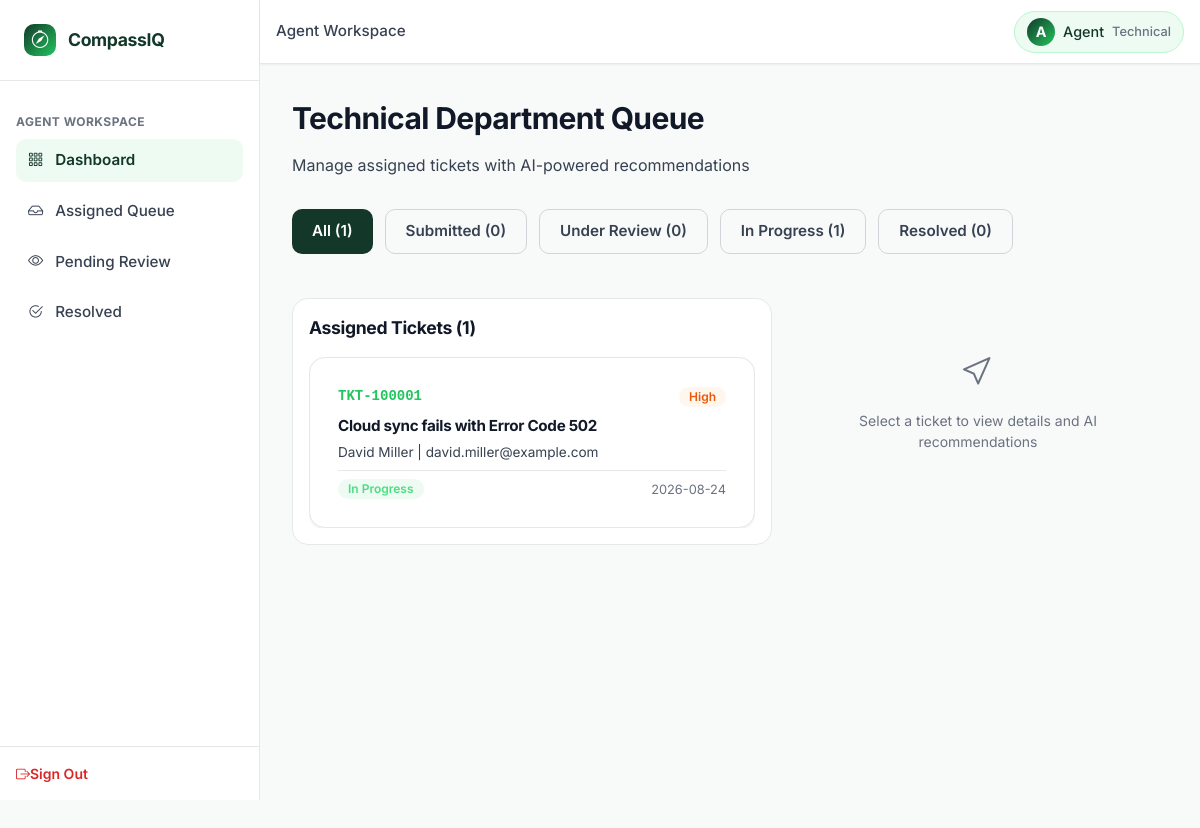
The app's page /agent/dashboard (signed in), older data.
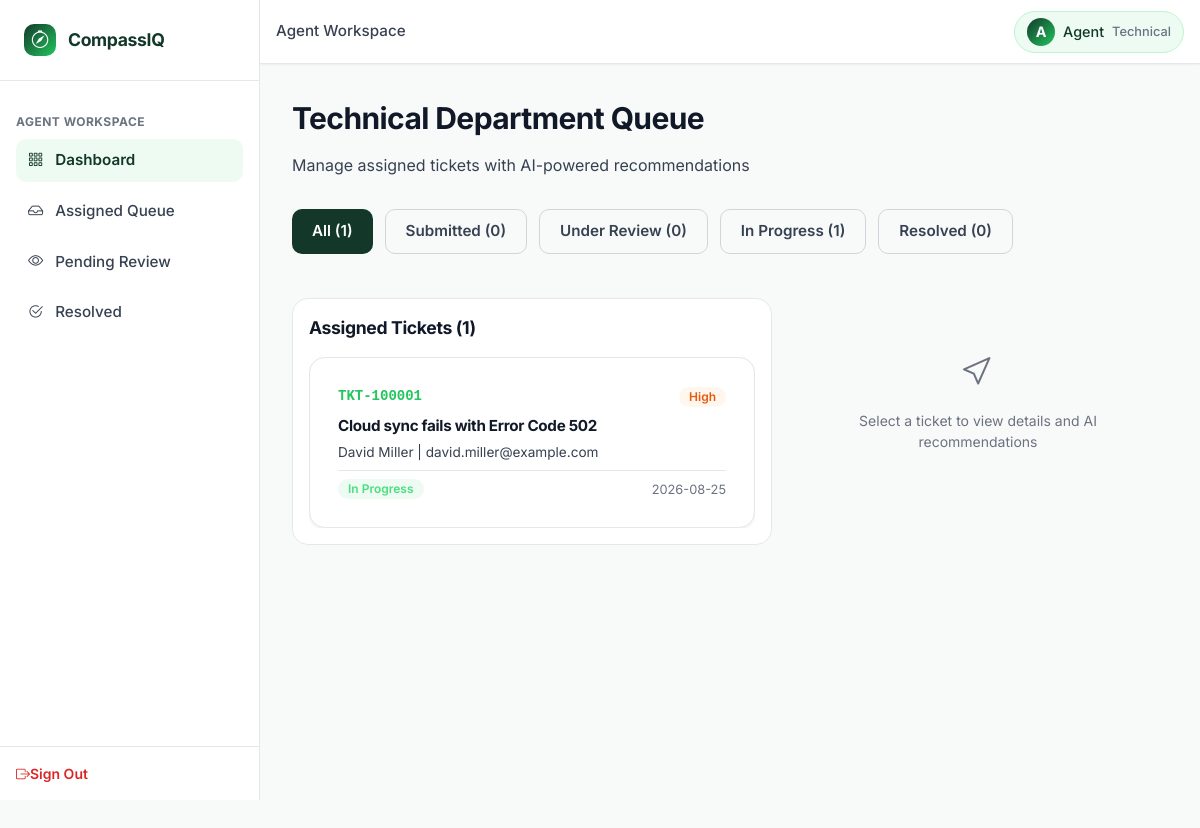
The same page, newer data.
### tables this page shows
CREATE TABLE tickets (
    ticket_id TEXT PRIMARY KEY,
    customer_id INTEGER NOT NULL,
    subject TEXT NOT NULL,
    description TEXT NOT NULL,
    predicted_category TEXT NOT NULL CHECK(predicted_category IN ('Technical', 'Billing', 'Account', 'General Inquiry', 'Fraud')),
    predicted_priority TEXT NOT NULL CHECK(predicted_priority IN ('Low', 'Medium', 'High', 'Critical')),
    assigned_department TEXT NOT NULL CHECK(assigned_department IN ('Technical', 'Billing', 'Account', 'General Inquiry', 'Admin_Fraud')),
    status TEXT DEFAULT 'Submitted' CHECK(status IN ('Submitted', 'Under Review', 'In Progress', 'Resolved', 'Closed')),
    assigned_agent_id INTEGER,
    resolution_notes TEXT,
    satisfaction_score INTEGER CHECK(satisfaction_score BETWEEN 1 AND 5),
    customer_feedback TEXT,
    created_at DATETIME DEFAULT CURRENT_TIMESTAMP,
    resolved_at DATETIME,
    CONSTRAINT fk_ticket_customer FOREIGN KEY (customer_id) REFERENCES users (user_id) ON DELETE CASCADE,
    CONSTRAINT fk_ticket_agent FOREIGN KEY (assigned_agent_id) REFERENCES users (user_id) ON DELETE SET NULL
);

CREATE TABLE users (
    user_id INTEGER PRIMARY KEY AUTOINCREMENT,
    full_name TEXT NOT NULL,
    email TEXT UNIQUE NOT NULL,
    password_hash TEXT NOT NULL,
    role TEXT NOT NULL DEFAULT 'customer' CHECK(role IN ('customer', 'agent', 'admin')),
    department TEXT DEFAULT 'None' CHECK(department IN ('Technical', 'Billing', 'Account', 'General Inquiry', 'None')),
    bill_no_product_id TEXT,
    account_status TEXT DEFAULT 'PENDING' CHECK(account_status IN ('PENDING', 'APPROVED', 'REJECTED', 'BANNED')),
    created_at DATETIME DEFAULT CURRENT_TIMESTAMP
);

### app.py (the view)
@app.route('/agent/dashboard')
@agent_required
def agent_dashboard():
    agent_dept = g.user['department']
    status_filter = request.args.get('status', 'all')
    sql = """
        SELECT t.*, u.full_name as customer_name, u.email as customer_email,
               a.full_name as agent_name
        FROM tickets t
        JOIN users u ON t.customer_id = u.user_id
        LEFT JOIN users a ON t.assigned_agent_id = a.user_id
        WHERE t.assigned_department = ?
    """
    params = [agent_dept]
    if status_filter != 'all':
        sql += " AND t.status = ?"
        params.append(status_filter)
    sql += " ORDER BY CASE t.predicted_priority WHEN 'Critical' THEN 1 WHEN 'High' THEN 2 WHEN 'Medium' THEN 3 WHEN 'Low' THEN 4 ELSE 5 END, t.created_at DESC"
    tickets = query_db(sql, tuple(params))
    counts = query_db(
        """SELECT
            COUNT(*) as total,
            SUM(status = 'Submitted') as count_submitted,
            SUM(status = 'Under Review') as count_under_review,
            SUM(status = 'In Progress') as count_in_progress,
            SUM(status = 'Resolved') as count_resolved
           FROM tickets
           WHERE assigned_department = ?""",
        (agent_dept,),
        one=True
    )
    return render_template(
        'department_dashboard.html',
        tickets=tickets,
        counts=counts or {},
        current_status=status_filter,
        department=agent_dept
    )

### app.py (called while the page is built)
def get_current_user():
    if 'user_id' not in session:
        return None
    try:
        user = query_db(
            "SELECT user_id, full_name, email, role, department, bill_no_product_id, account_status FROM users WHERE user_id = ?",
            (session['user_id'],),
            one=True
        )
        return user
    except Exception as e:
        print(f"[Auth Helper Error] {e}")
        return None

@app.before_request
def load_logged_in_user():
    g.user = get_current_user()

def login_required(f):
    @wraps(f)
    def decorated_function(*args, **kwargs):
        if g.user is None:
            flash("Please sign in to access this page.", "warning")
            return redirect(url_for('login'))
        if g.user['account_status'] != 'APPROVED':
            session.clear()
            flash("Your account is not authorized to access this resource.", "danger")
            return redirect(url_for('login'))
        return f(*args, **kwargs)
    return decorated_function

### templates/department_dashboard.html (shortened to what the changed rows need)
{% extends 'base.html' %}
{% block content %}
<div class="page-header">
    <h1 class="page-title">{{ department }} Department Queue</h1>
</div>
<div class="workspace-split">
    <div class="workspace-left">
        <div class="workspace-section">
            {% if tickets|length == 0 %}
                <div style="padding: var(--spacing-3xl) var(--spacing-lg); text-align: center; color: var(--text-muted);">
                    <i class="bi bi-inbox" style="font-size: 2rem; display: block; margin-bottom: var(--spacing-lg);"></i>
                    <p>No tickets in this queue</p>
                </div>
            {% else %}
                <div style="display: flex; flex-direction: column; gap: var(--spacing-md); max-height: calc(100vh - 400px); overflow-y: auto;">
                    {% for ticket in tickets %}
                        <div class="card" style="cursor: pointer; transition: all 0.2s ease; margin: 0;" onclick="selectTicket('{{ ticket.ticket_id }}')">
                            <div style="padding: var(--spacing-md);">
                                <div style="display: flex; justify-content: space-between; align-items: center; margin-bottom: var(--spacing-sm);">
                                    <span class="no-wrap" style="font-family: 'Courier New', monospace; font-weight: var(--font-weight-bold); color: var(--accent-green);">{{ ticket.ticket_id }}</span>
                                    <span class="badge badge-priority-{{ ticket.predicted_priority }}">{{ ticket.predicted_priority }}</span>
                                </div>
                                <h5 style="margin: 0 0 var(--spacing-xs) 0; font-size: 0.95rem;">{{ ticket.subject }}</h5>
                                <p class="text-secondary" style="margin: 0 0 var(--spacing-sm) 0; font-size: 0.85rem; overflow: hidden; text-overflow: ellipsis; white-space: nowrap;">
                                    {{ ticket.customer_name }} | {{ ticket.customer_email }}
                                </p>
                                <div style="display: flex; justify-content: space-between; align-items: center; padding-top: var(--spacing-sm); border-top: 1px solid var(--border-subtle);">
                                    <span class="badge badge-status-{{ ticket.status|replace(' ', '') }}">{{ ticket.status }}</span>
                                    <span class="text-muted" style="font-size: 0.8rem;">{{ ticket.created_at[:10] if ticket.created_at else '' }}</span>
                                </div>
                            </div>
                        </div>
                    {% endfor %}
                </div>
            {% endif %}
        </div>
    </div>
</div>
{% endblock %}

Row changes from the older to the newer data that the page shows:
changed tickets "Cloud sync fails with Error Code 502": created_at "2026-08-24" → "2026-08-25"
